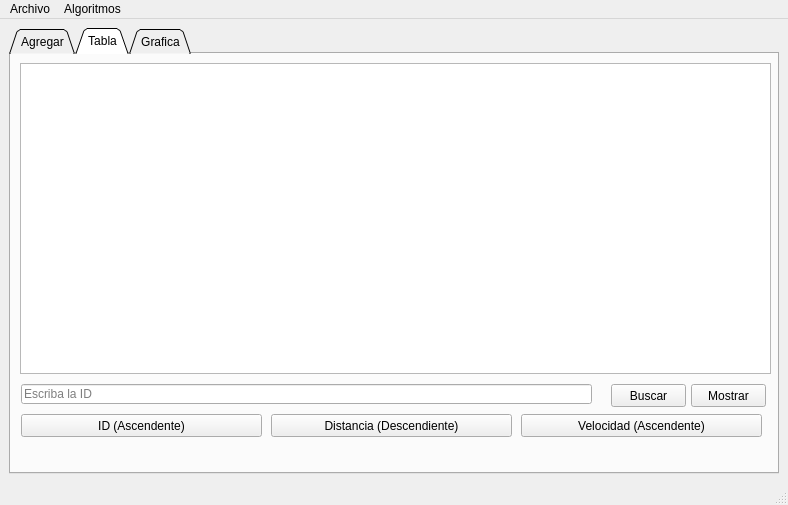
<?xml version="1.0" encoding="UTF-8"?>
<ui version="4.0">
 <class>MainWindow</class>
 <widget class="QMainWindow" name="MainWindow">
  <property name="geometry">
   <rect>
    <x>0</x>
    <y>0</y>
    <width>788</width>
    <height>486</height>
   </rect>
  </property>
  <property name="windowTitle">
   <string>MainWindow</string>
  </property>
  <widget class="QWidget" name="centralwidget">
   <layout class="QGridLayout" name="gridLayout_3">
    <item row="0" column="0">
     <widget class="QTabWidget" name="tabWidget">
      <property name="enabled">
       <bool>true</bool>
      </property>
      <property name="layoutDirection">
       <enum>Qt::LeftToRight</enum>
      </property>
      <property name="autoFillBackground">
       <bool>false</bool>
      </property>
      <property name="tabShape">
       <enum>QTabWidget::Triangular</enum>
      </property>
      <property name="currentIndex">
       <number>1</number>
      </property>
      <property name="documentMode">
       <bool>false</bool>
      </property>
      <property name="tabsClosable">
       <bool>false</bool>
      </property>
      <property name="movable">
       <bool>false</bool>
      </property>
      <property name="tabBarAutoHide">
       <bool>false</bool>
      </property>
      <widget class="QWidget" name="tab">
       <attribute name="title">
        <string>Agregar</string>
       </attribute>
       <layout class="QGridLayout" name="gridLayout_2">
        <item row="0" column="0">
         <widget class="QGroupBox" name="groupBox">
          <property name="title">
           <string>Registro de datos</string>
          </property>
          <layout class="QGridLayout" name="gridLayout">
           <item row="0" column="0">
            <widget class="QLabel" name="label">
             <property name="text">
              <string>ID : </string>
             </property>
            </widget>
           </item>
           <item row="0" column="1" colspan="3">
            <widget class="QLineEdit" name="id_lineEdit"/>
           </item>
           <item row="0" column="4" rowspan="13">
            <widget class="QPlainTextEdit" name="salida"/>
           </item>
           <item row="1" column="0" colspan="3">
            <widget class="QLabel" name="label_2">
             <property name="text">
              <string>Origen en x : </string>
             </property>
            </widget>
           </item>
           <item row="1" column="3">
            <widget class="QSpinBox" name="origen_x_spinBox">
             <property name="enabled">
              <bool>true</bool>
             </property>
             <property name="maximum">
              <number>500</number>
             </property>
            </widget>
           </item>
           <item row="2" column="0" colspan="3">
            <widget class="QLabel" name="label_4">
             <property name="text">
              <string>Origen en y : </string>
             </property>
            </widget>
           </item>
           <item row="2" column="3">
            <widget class="QSpinBox" name="origen_y_spinBox">
             <property name="maximum">
              <number>500</number>
             </property>
            </widget>
           </item>
           <item row="3" column="0" colspan="2">
            <widget class="QLabel" name="label_3">
             <property name="text">
              <string>Destino x : </string>
             </property>
            </widget>
           </item>
           <item row="3" column="3">
            <widget class="QSpinBox" name="destino_x_spinBox">
             <property name="maximum">
              <number>500</number>
             </property>
            </widget>
           </item>
           <item row="4" column="0" colspan="2">
            <widget class="QLabel" name="label_6">
             <property name="text">
              <string>Destino y : </string>
             </property>
            </widget>
           </item>
           <item row="4" column="3">
            <widget class="QSpinBox" name="destino_y_spinBox">
             <property name="maximum">
              <number>500</number>
             </property>
            </widget>
           </item>
           <item row="5" column="0" colspan="2">
            <widget class="QLabel" name="label_5">
             <property name="text">
              <string>Velocidad : </string>
             </property>
            </widget>
           </item>
           <item row="5" column="2" colspan="2">
            <widget class="QLineEdit" name="velocidad_lineEdit"/>
           </item>
           <item row="6" column="0" colspan="2">
            <widget class="QLabel" name="label_7">
             <property name="text">
              <string>Color (RGB) </string>
             </property>
            </widget>
           </item>
           <item row="7" column="1">
            <widget class="QLabel" name="label_8">
             <property name="text">
              <string>red</string>
             </property>
            </widget>
           </item>
           <item row="7" column="3">
            <widget class="QSpinBox" name="red_spinBox">
             <property name="maximum">
              <number>255</number>
             </property>
            </widget>
           </item>
           <item row="8" column="1">
            <widget class="QLabel" name="label_9">
             <property name="text">
              <string>green</string>
             </property>
            </widget>
           </item>
           <item row="8" column="3">
            <widget class="QSpinBox" name="green_spinBox">
             <property name="maximum">
              <number>255</number>
             </property>
            </widget>
           </item>
           <item row="9" column="1">
            <widget class="QLabel" name="label_10">
             <property name="text">
              <string>blue</string>
             </property>
            </widget>
           </item>
           <item row="9" column="3">
            <widget class="QSpinBox" name="blue_spinBox">
             <property name="maximum">
              <number>255</number>
             </property>
            </widget>
           </item>
           <item row="10" column="0" colspan="4">
            <widget class="QPushButton" name="agregar_final_pushButton">
             <property name="text">
              <string>Agregar al final</string>
             </property>
            </widget>
           </item>
           <item row="11" column="0" colspan="4">
            <widget class="QPushButton" name="agregar_inicio_pushButton">
             <property name="text">
              <string>Agregar al inicio</string>
             </property>
            </widget>
           </item>
           <item row="12" column="0" colspan="4">
            <widget class="QPushButton" name="mostrar_pushButton">
             <property name="text">
              <string>Mostrar</string>
             </property>
            </widget>
           </item>
          </layout>
         </widget>
        </item>
       </layout>
      </widget>
      <widget class="QWidget" name="tab_2">
       <attribute name="title">
        <string>Tabla</string>
       </attribute>
       <widget class="QPushButton" name="buscar_tabla_pushButton">
        <property name="geometry">
         <rect>
          <x>600</x>
          <y>330</y>
          <width>75</width>
          <height>23</height>
         </rect>
        </property>
        <property name="text">
         <string>Buscar</string>
        </property>
       </widget>
       <widget class="QLineEdit" name="buscar_tabla_lineEdit">
        <property name="geometry">
         <rect>
          <x>10</x>
          <y>330</y>
          <width>571</width>
          <height>20</height>
         </rect>
        </property>
        <property name="placeholderText">
         <string>Escriba la ID</string>
        </property>
       </widget>
       <widget class="QPushButton" name="mostrar_tabla_pushButton">
        <property name="geometry">
         <rect>
          <x>680</x>
          <y>330</y>
          <width>75</width>
          <height>23</height>
         </rect>
        </property>
        <property name="text">
         <string>Mostrar</string>
        </property>
       </widget>
       <widget class="QTableWidget" name="tabla">
        <property name="geometry">
         <rect>
          <x>9</x>
          <y>9</y>
          <width>751</width>
          <height>311</height>
         </rect>
        </property>
       </widget>
       <widget class="QPushButton" name="distancia_descendente_pushButton">
        <property name="geometry">
         <rect>
          <x>260</x>
          <y>360</y>
          <width>241</width>
          <height>23</height>
         </rect>
        </property>
        <property name="text">
         <string>Distancia (Descendiente)</string>
        </property>
       </widget>
       <widget class="QPushButton" name="id_ascendente_pushButton">
        <property name="geometry">
         <rect>
          <x>10</x>
          <y>360</y>
          <width>241</width>
          <height>23</height>
         </rect>
        </property>
        <property name="text">
         <string>ID (Ascendente)</string>
        </property>
       </widget>
       <widget class="QPushButton" name="velocidad_ascendente_pushButton">
        <property name="geometry">
         <rect>
          <x>510</x>
          <y>360</y>
          <width>241</width>
          <height>23</height>
         </rect>
        </property>
        <property name="text">
         <string>Velocidad (Ascendente)</string>
        </property>
       </widget>
      </widget>
      <widget class="QWidget" name="tab_3">
       <attribute name="title">
        <string>Grafica</string>
       </attribute>
       <layout class="QGridLayout" name="gridLayout_6">
        <item row="0" column="0" colspan="2">
         <widget class="QGraphicsView" name="graphicsView"/>
        </item>
        <item row="1" column="0">
         <widget class="QPushButton" name="dibujar_pushButton">
          <property name="text">
           <string>Dibujar</string>
          </property>
         </widget>
        </item>
        <item row="1" column="1">
         <widget class="QPushButton" name="limpiar_pushButton">
          <property name="autoFillBackground">
           <bool>false</bool>
          </property>
          <property name="text">
           <string>Limpiar</string>
          </property>
          <property name="autoDefault">
           <bool>false</bool>
          </property>
          <property name="default">
           <bool>false</bool>
          </property>
          <property name="flat">
           <bool>false</bool>
          </property>
         </widget>
        </item>
       </layout>
      </widget>
     </widget>
    </item>
   </layout>
  </widget>
  <widget class="QMenuBar" name="menubar">
   <property name="geometry">
    <rect>
     <x>0</x>
     <y>0</y>
     <width>788</width>
     <height>21</height>
    </rect>
   </property>
   <widget class="QMenu" name="menuArchivo">
    <property name="title">
     <string>Archivo</string>
    </property>
    <addaction name="action_abrir"/>
    <addaction name="action_guardar"/>
   </widget>
   <widget class="QMenu" name="menuAlgoritmos">
    <property name="title">
     <string>Algoritmos</string>
    </property>
    <addaction name="action_busqueda_profundidad_y_amplitud"/>
    <addaction name="action_algoritmo_prim"/>
    <addaction name="action_algoritmo_kruskal"/>
    <addaction name="action_algoritmo_dijkstra"/>
   </widget>
   <addaction name="menuArchivo"/>
   <addaction name="menuAlgoritmos"/>
  </widget>
  <widget class="QStatusBar" name="statusbar"/>
  <action name="action_abrir">
   <property name="text">
    <string>Abrir</string>
   </property>
   <property name="shortcut">
    <string>Ctrl+O</string>
   </property>
  </action>
  <action name="action_guardar">
   <property name="text">
    <string>Guardar</string>
   </property>
   <property name="shortcut">
    <string>Ctrl+S</string>
   </property>
  </action>
  <action name="action_busqueda_profundidad_y_amplitud">
   <property name="text">
    <string>Busqueda Profundidad y Aomplitud</string>
   </property>
  </action>
  <action name="action_busqueda_amplitud">
   <property name="text">
    <string>Busqueda Amplitud</string>
   </property>
  </action>
  <action name="action_algoritmo_prim">
   <property name="text">
    <string>Algoritmo Prim</string>
   </property>
  </action>
  <action name="action_algoritmo_kruskal">
   <property name="text">
    <string>Algoritmo Kruskal</string>
   </property>
  </action>
  <action name="action_algoritmo_dijkstra">
   <property name="text">
    <string>Algoritmo Dijkstra</string>
   </property>
  </action>
 </widget>
 <resources/>
 <connections/>
</ui>
